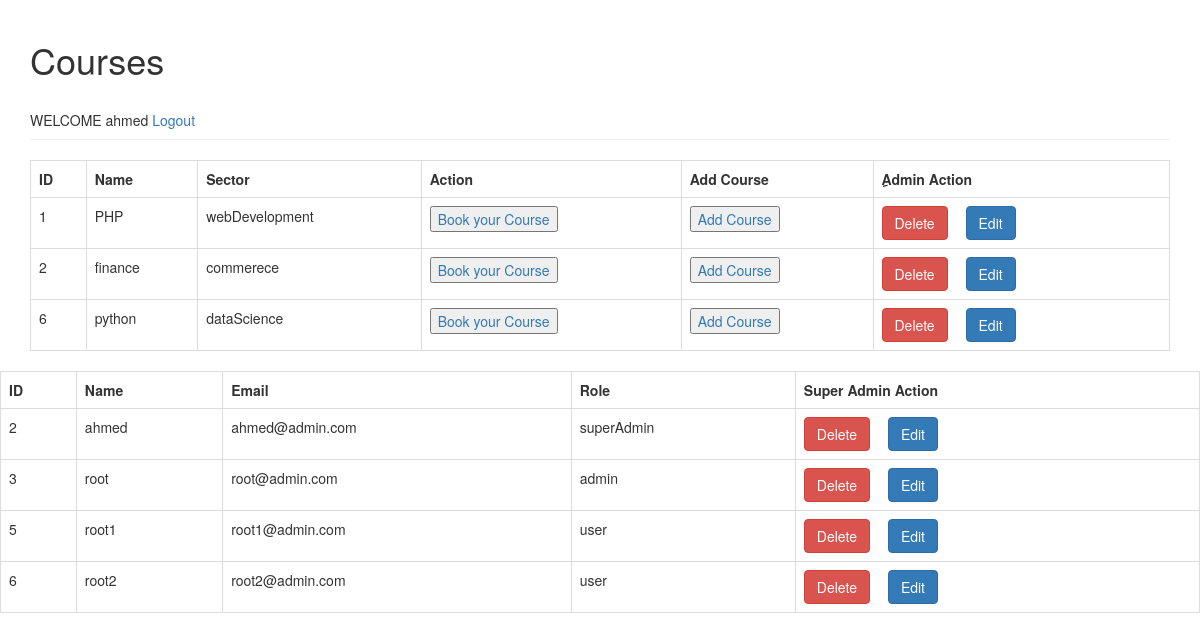
Screenshot of /index_super_admin.php (signed in) with the database file from the repository.
### tables this page shows
CREATE TABLE `courses` (
  `id` int(11) NOT NULL,
  `name` char(30) NOT NULL,
  `id_sector` int(11) NOT NULL
);

CREATE TABLE `coursestypes` (
  `id` int(11) NOT NULL,
  `sector` char(50) NOT NULL
);

CREATE TABLE `users` (
  `id` int(11) NOT NULL,
  `name` char(50) NOT NULL,
  `email` char(50) NOT NULL,
  `password` char(50) NOT NULL,
  `role_id` int(11) DEFAULT NULL
);

CREATE TABLE `roles` (
  `id` int(11) NOT NULL,
  `role` char(30) NOT NULL
);

### index_super_admin.php (the view, shortened to what this page needs)
<?php
    require 'connectionDB.php';
    $sql = "SELECT courses.id, courses.name, coursestypes.id AS course_id, coursestypes.sector FROM `courses` JOIN coursestypes ON courses.id_sector = coursestypes.id";
    $op  = mysqli_query($con,$sql);
    $sql2 = "SELECT users.id, users.name, users.email, roles.id AS users_id, roles.role FROM `users` JOIN roles ON users.role_id = roles.id";
    $op2  = mysqli_query($con,$sql2);
?>
<!DOCTYPE html>
<html>
<head>
    <link rel="stylesheet" href="https://maxcdn.bootstrapcdn.com/bootstrap/3.3.7/css/bootstrap.min.css" />
</head>
<body>
    <div class="container">
        <div class="page-header">
            <h1>Courses </h1> <br>
            <?php
           echo 'WELCOME '.  $_SESSION['data']['name'];
            ?>
        <a href="logout.php">Logout</a>
        </div>
        <table class='table table-hover table-responsive table-bordered'>
            <tr>
                <th>ID</th>
                <th>Name</th>
                <th>Sector</th>
                <th>Action</th>
                <th>Add Course</th>
                <th>ِAdmin Action</th>
            </tr>
           <?php
               while($data_courses = mysqli_fetch_assoc($op)){
           ?>
           <tr>
                 <td> <?php echo $data_courses['id'];?></td>
                 <td> <?php echo $data_courses['name'];?></td>
                 <td> <?php echo $data_courses['sector'];?></td>
                <td> <button><a href="book.php">Book your Course</a></button></td>
                <td> <button><a href="create.php">Add Course</a></button></td>
                <td>
                 <a href='adminDelete.php?id=<?php echo $data_courses['id'];?>' class='btn btn-danger m-r-1em'>Delete</a>
                 <a href='adminEdit.php?id=<?php echo $data_courses['id'];?>' class='btn btn-primary m-r-1em'>Edit</a>
                </td>
           </tr>
         <?php } ?>
        </table>
    </div>
        <table class='table table-hover table-responsive table-bordered'>
            <tr>
                <th>ID</th>
                <th>Name</th>
                <th>Email</th>
                <th>Role</th>
                <th>Super Admin Action</th>
            </tr>
           <?php
               while($data = mysqli_fetch_assoc($op2)){
           ?>
           <tr>
                 <td> <?php echo $data['id'];?></td>
                 <td> <?php echo $data['name'];?></td>
                 <td> <?php echo $data['email'];?></td>
                 <td> <?php echo $data['role'];?></td>
                <td>
                 <a href='superAdminDelete.php?id=<?php echo $data['id'];?>' class='btn btn-danger m-r-1em'>Delete</a>
                 <a href='superAdminEdit.php?id=<?php echo $data['id'];?>' class='btn btn-primary m-r-1em'>Edit</a>
                </td>
           </tr>
         <?php } ?>
        </table>
</body>
</html>

### index_super_admin.php (style rules this page uses)
.m-r-1em { margin-right: 1em; }

### rows the page displays
courses: id "1", name "PHP", id_sector.sector "webDevelopment"
courses: id "2", name "finance", id_sector.sector "commerece"
courses: id "6", name "python", id_sector.sector "dataScience"
users: id "2", name "ahmed", email "ahmed@admin.com", role.role "superAdmin"
users: id "3", name "root", email "root@admin.com", role.role "admin"
users: id "5", name "root1", email "root1@admin.com", role.role "user"
users: id "6", name "root2", email "root2@admin.com", role.role "user"

### other values shown
$_SESSION['data']['name'] "ahmed"
